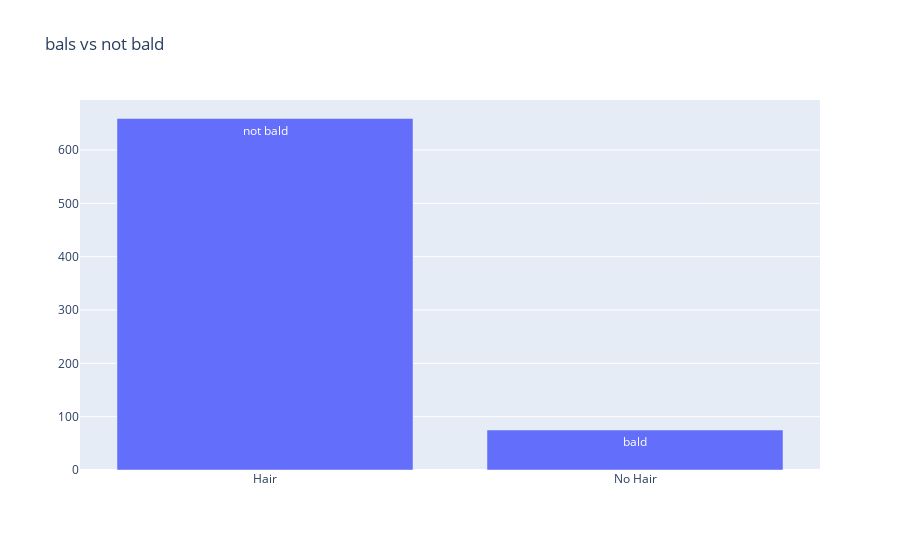

Notebook code cell kept with this figure:
### Code cell
trace_hair = go.Bar(
    x = heroes["bald or not"].value_counts().index,
    y = heroes["bald or not"].value_counts().values,
    name = "bald vs not bald",
    text = ["not bald", "bald"]
)

layout = go.Layout(
    title = "bals vs not bald",
    height = 550
)

fig = go.Figure(data = [trace_hair], layout = layout)
py.iplot(fig, filename= "comic charecters with bald and no bald")

### Figure 1 — Plotly figure (JSON) as saved in the notebook; plotly's stock layout.template omitted (floating-point values rounded to 4 significant figures)
{"data": [{"name": "bald vs not bald", "text": ["not bald", "bald"], "type": "bar", "x": ["Hair", "No Hair"], "y": [659, 75]}], "layout": {"height": 550, "title": {"text": "bals vs not bald"}}}
